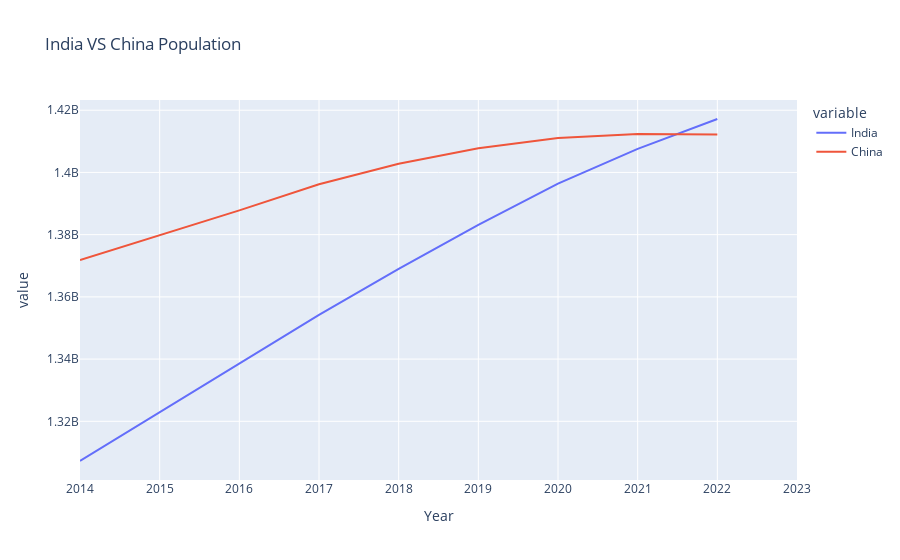

Notebook source saved alongside this figure:
### Code cell
fig = px.line(BRICS.tail(10) ,x="Year", y=['India','China'],title='India VS China Population')
fig.show()

### Figure 1 — Plotly figure (JSON) as saved in the notebook; plotly's stock layout.template omitted (floating-point values rounded to 4 significant figures)
{"data": [{"hovertemplate": "variable=India<br>Year=%{x}<br>value=%{y}<extra></extra>", "legendgroup": "India", "line": {"color": "#636efa", "dash": "solid"}, "marker": {"symbol": "circle"}, "mode": "lines", "name": "India", "orientation": "v", "showlegend": true, "type": "scatter", "x": [2014, 2015, 2016, 2017, 2018, 2019, 2020, 2021, 2022, 2023], "xaxis": "x", "y": [1307246509, 1322866505, 1338636340, 1354195680, 1369003306, 1383112050, 1396387127, 1407563842, 1417173173, null], "yaxis": "y"}, {"hovertemplate": "variable=China<br>Year=%{x}<br>value=%{y}<extra></extra>", "legendgroup": "China", "line": {"color": "#EF553B", "dash": "solid"}, "marker": {"symbol": "circle"}, "mode": "lines", "name": "China", "orientation": "v", "showlegend": true, "type": "scatter", "x": [2014, 2015, 2016, 2017, 2018, 2019, 2020, 2021, 2022, 2023], "xaxis": "x", "y": [1371860000, 1379860000, 1387790000, 1396215000, 1402760000, 1407745000, 1411100000, 1412360000, 1412175000, null], "yaxis": "y"}], "layout": {"legend": {"title": {"text": "variable"}, "tracegroupgap": 0}, "title": {"text": "India VS China Population"}, "xaxis": {"anchor": "y", "domain": [0, 1], "title": {"text": "Year"}}, "yaxis": {"anchor": "x", "domain": [0, 1], "title": {"text": "value"}}}}
